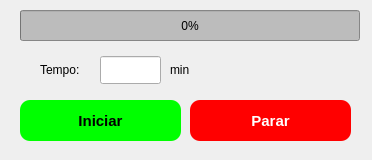
<?xml version="1.0" encoding="UTF-8"?>
<ui version="4.0">
 <class>Form</class>
 <widget class="QWidget" name="Form">
  <property name="geometry">
   <rect>
    <x>0</x>
    <y>0</y>
    <width>372</width>
    <height>160</height>
   </rect>
  </property>
  <property name="maximumSize">
   <size>
    <width>380</width>
    <height>160</height>
   </size>
  </property>
  <property name="windowTitle">
   <string>Pomodoro</string>
  </property>
  <property name="windowIcon">
   <iconset>
    <normaloff>tomate.png</normaloff>tomate.png</iconset>
  </property>
  <widget class="QPushButton" name="bt_iniciar">
   <property name="geometry">
    <rect>
     <x>20</x>
     <y>100</y>
     <width>161</width>
     <height>41</height>
    </rect>
   </property>
   <property name="font">
    <font>
     <pointsize>11</pointsize>
     <weight>75</weight>
     <bold>true</bold>
    </font>
   </property>
   <property name="styleSheet">
    <string notr="true">QPushButton{
	background-color: rgb(0, 255, 0);
	color: rgb(0, 0, 0);
	border-radius: 10px
}

QPushButton:pressed{	
	background-color: rgb(170, 255, 0);
}</string>
   </property>
   <property name="text">
    <string>Iniciar</string>
   </property>
  </widget>
  <widget class="QLineEdit" name="ln_tempo">
   <property name="geometry">
    <rect>
     <x>100</x>
     <y>56</y>
     <width>61</width>
     <height>28</height>
    </rect>
   </property>
   <property name="font">
    <font>
     <pointsize>11</pointsize>
     <weight>75</weight>
     <bold>true</bold>
    </font>
   </property>
   <property name="alignment">
    <set>Qt::AlignCenter</set>
   </property>
  </widget>
  <widget class="QLabel" name="label">
   <property name="geometry">
    <rect>
     <x>40</x>
     <y>60</y>
     <width>51</width>
     <height>20</height>
    </rect>
   </property>
   <property name="maximumSize">
    <size>
     <width>51</width>
     <height>20</height>
    </size>
   </property>
   <property name="text">
    <string>Tempo:</string>
   </property>
  </widget>
  <widget class="QProgressBar" name="pb_cronometro">
   <property name="enabled">
    <bool>true</bool>
   </property>
   <property name="geometry">
    <rect>
     <x>20</x>
     <y>10</y>
     <width>340</width>
     <height>31</height>
    </rect>
   </property>
   <property name="maximumSize">
    <size>
     <width>340</width>
     <height>31</height>
    </size>
   </property>
   <property name="tabletTracking">
    <bool>false</bool>
   </property>
   <property name="acceptDrops">
    <bool>false</bool>
   </property>
   <property name="toolTipDuration">
    <number>-1</number>
   </property>
   <property name="layoutDirection">
    <enum>Qt::LeftToRight</enum>
   </property>
   <property name="styleSheet">
    <string notr="true">background-color: rgb(188, 188, 188);
</string>
   </property>
   <property name="value">
    <number>0</number>
   </property>
   <property name="textVisible">
    <bool>true</bool>
   </property>
   <property name="orientation">
    <enum>Qt::Horizontal</enum>
   </property>
   <property name="invertedAppearance">
    <bool>false</bool>
   </property>
   <property name="textDirection">
    <enum>QProgressBar::TopToBottom</enum>
   </property>
  </widget>
  <widget class="QLabel" name="label_2">
   <property name="geometry">
    <rect>
     <x>170</x>
     <y>60</y>
     <width>51</width>
     <height>20</height>
    </rect>
   </property>
   <property name="maximumSize">
    <size>
     <width>51</width>
     <height>20</height>
    </size>
   </property>
   <property name="text">
    <string>min</string>
   </property>
  </widget>
  <widget class="QPushButton" name="bt_parar">
   <property name="geometry">
    <rect>
     <x>190</x>
     <y>100</y>
     <width>161</width>
     <height>41</height>
    </rect>
   </property>
   <property name="font">
    <font>
     <pointsize>11</pointsize>
     <weight>75</weight>
     <bold>true</bold>
    </font>
   </property>
   <property name="styleSheet">
    <string notr="true">QPushButton{
	
	color: rgb(255, 255, 255);
	background-color: rgb(255, 0, 0);
	border-radius: 10px
}

QPushButton:pressed{	
	
	background-color: rgb(170, 85, 0);
}</string>
   </property>
   <property name="text">
    <string>Parar</string>
   </property>
  </widget>
  <zorder>label</zorder>
  <zorder>bt_iniciar</zorder>
  <zorder>ln_tempo</zorder>
  <zorder>pb_cronometro</zorder>
  <zorder>label_2</zorder>
  <zorder>bt_parar</zorder>
 </widget>
 <resources>
  <include location="tomate.qrc"/>
 </resources>
 <connections/>
</ui>
